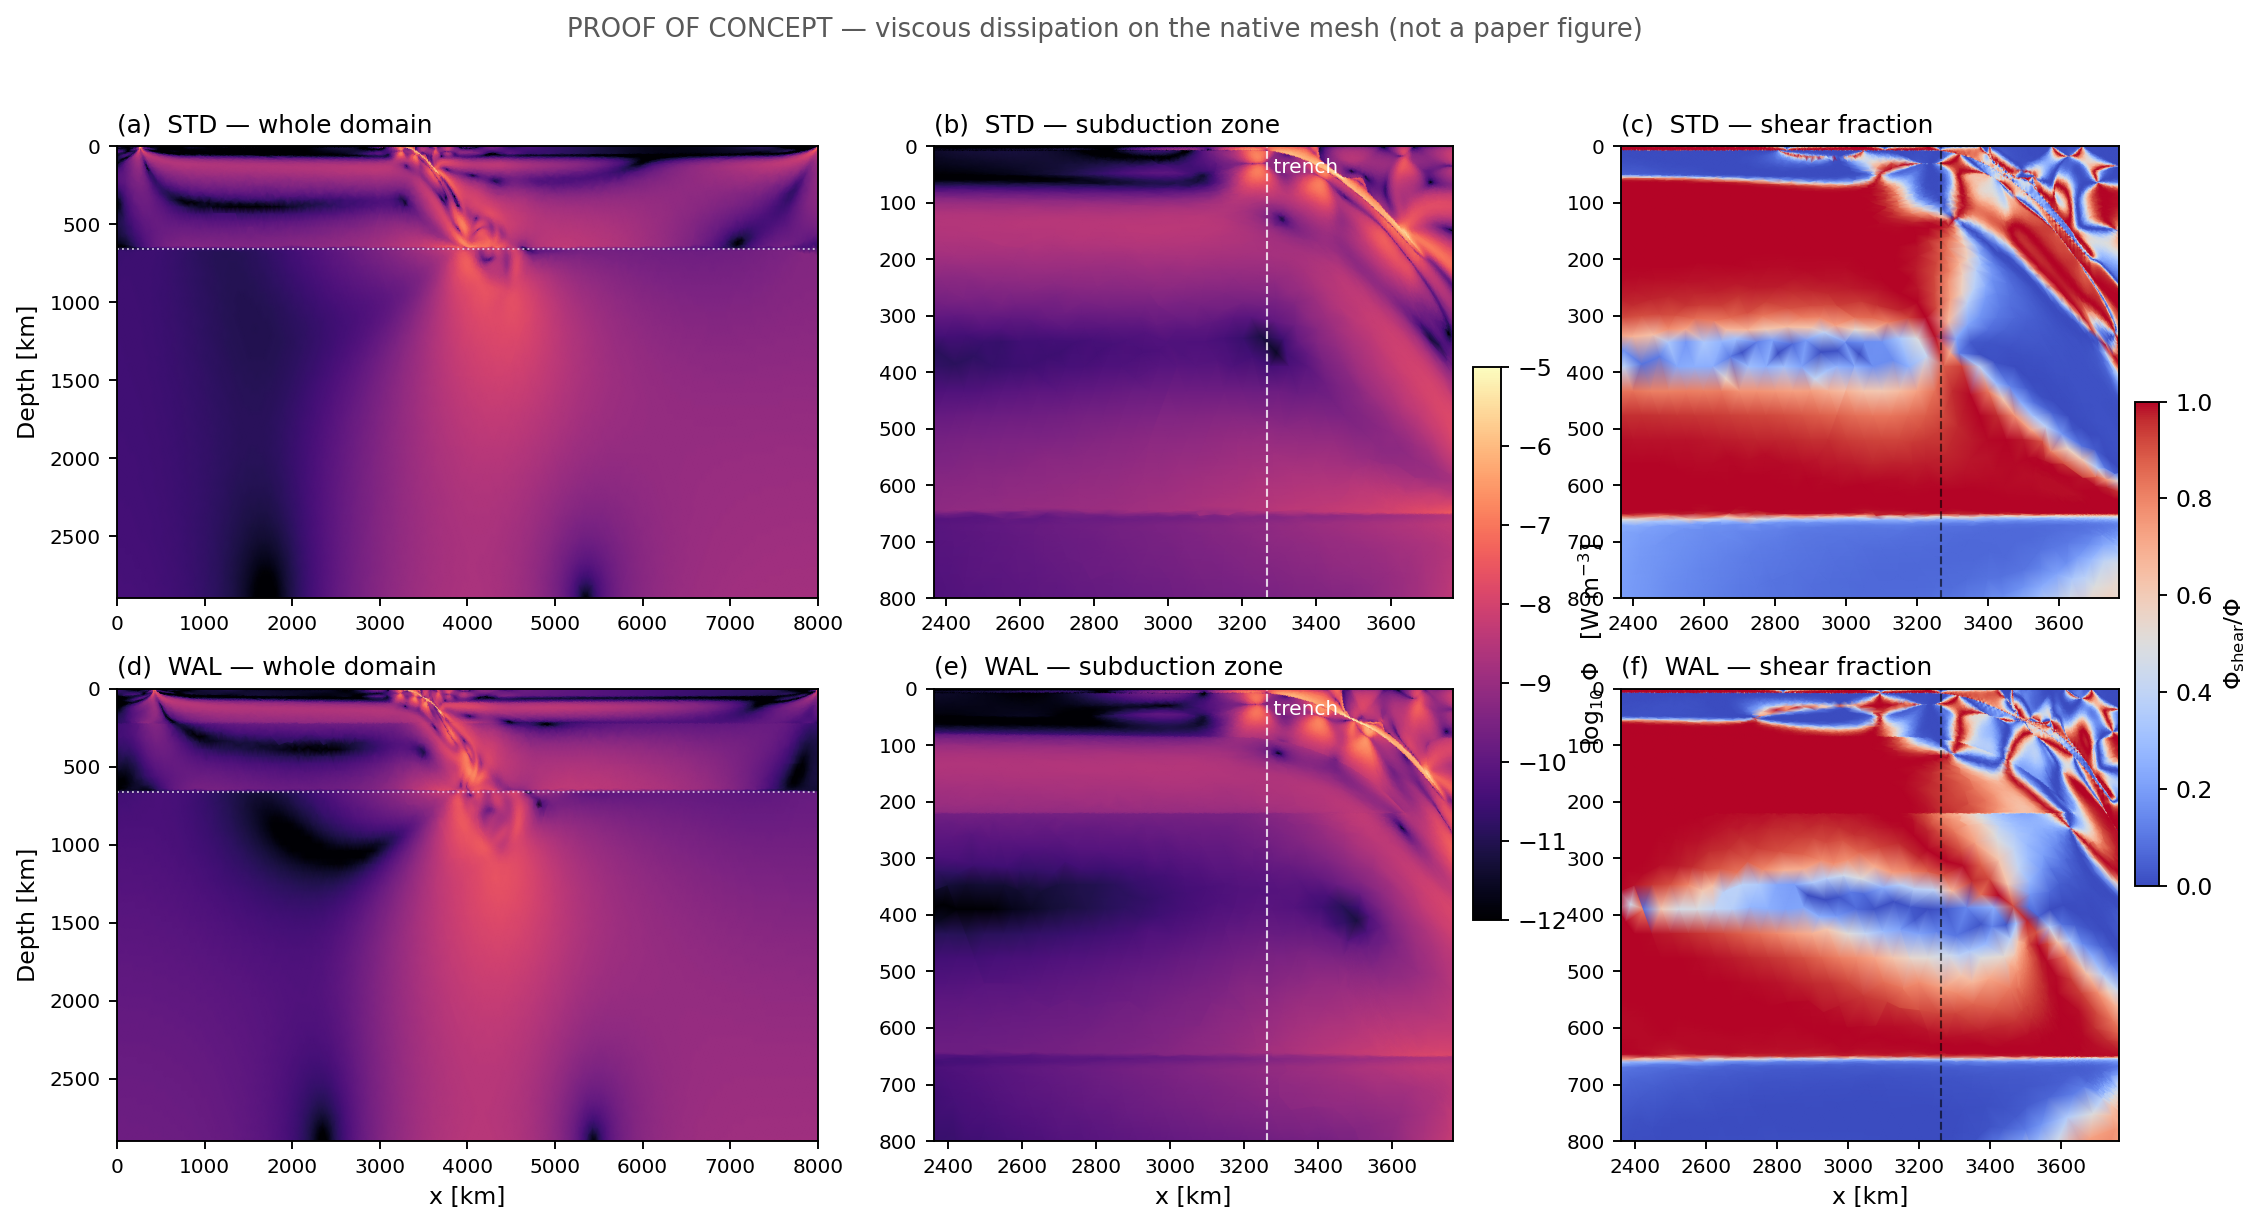

Write the Python code that produced this figure.
"""Where is the dissipation? Maps on the native triangulation.

⚠ PROOF OF CONCEPT, NOT A PAPER FIGURE. Writes beside itself.
Companion to energy_balance.py, which gives the integrals; this shows the
spatial distribution behind them.

Plotted with matplotlib's tripcolor on the mesh's OWN triangles, so
nothing is resampled -- the 0.47 km cells at the interface and the 63 km
cells in the deep mantle are each drawn at their own size.

Phi is formed AT THE POINTS (repo_context, "Integrating on the native VTK
mesh", trap 2) and shaded gouraud. Duplicated partition cells overdraw
harmlessly here; they only matter for integrals.

COLUMNS
  1  whole domain, log10 Phi -- the honest answer to "where does the
     energy go", which is: almost everywhere, weakly, plus a few bright
     threads.
  2  the subduction zone, same scale, so the reader can see that the
     bright threads are the interface and the slab.
  3  the SHEAR FRACTION Phi_shear / Phi, using the exact additive split
     Phi = (tau_xx^2 + tau_xz^2)/eta. Red = shear-dominated (channels,
     interface), blue = stretching-dominated (large-scale flow).
"""
import os, glob, warnings, logging
import numpy as np
import matplotlib
matplotlib.use('Agg')
import matplotlib.pyplot as plt
import matplotlib.tri as mtri
from matplotlib.colors import Normalize
import pyvista as pv
warnings.filterwarnings('ignore'); logging.disable(logging.ERROR)

HERE = os.path.dirname(os.path.abspath(__file__))
ROOT = os.path.dirname(os.path.dirname(HERE))
Y_SURF = 2_900_000.0
VMIN, VMAX = -12.0, -5.0        # log10 Phi [W/m^3], shared by both models


def load(key):
    v = pv.read(sorted(glob.glob(os.path.join(
        ROOT, 'data', f'{key}_RefModel', '*.pvtu')))[0])
    eta = np.asarray(v['NormalSP::Viscosity'])[:, 0]
    e = np.asarray(v['NormalSP::SecondInvariant_StrainRate'])
    st = np.asarray(v['NormalSP::Stress'])
    phi = 4.0 * eta * e ** 2
    phi_s = st[:, 1] ** 2 / eta
    tri = mtri.Triangulation(v.points[:, 0] / 1e3,
                             (Y_SURF - v.points[:, 1]) / 1e3,
                             v.cells_dict[5])
    # ⚠ x_T IS READ FROM THE COMMITTED CACHE, not re-picked here. A first
    # version took the global minimum of the free surface, which landed
    # ~290 km from the cached value: the fore-arc basin is deeper than the
    # trench in this model, so an unguarded global argmin finds the wrong
    # low. That is the trap ANALYSIS_CONVENTIONS §3.1 exists for, and it
    # catches throwaway scripts exactly as readily as real ones.
    cache = np.load(os.path.join(ROOT, 'notebooks', 'outputs',
                                 'column_profiles_deep.npz'))
    t = float(np.asarray(v['NormalSP::Time']).flat[0]) / 31557600.0 / 1e6
    i = int(np.argmin(np.abs(cache[f'{key}_t'] - t)))
    xT = float(cache[f'{key}_xT'][i]) / 1e3
    return tri, phi, phi_s, xT


fig, axes = plt.subplots(2, 3, figsize=(15.5, 7.6),
                         gridspec_kw={'width_ratios': [1.35, 1, 1]})
for r, key in enumerate(('STD', 'WAL')):
    tri, phi, phi_s, xT = load(key)
    lp = np.log10(np.maximum(phi, 1e-30))
    frac = np.clip(phi_s / np.maximum(phi, 1e-30), 0, 1)

    ax = axes[r, 0]
    im = ax.tripcolor(tri, lp, shading='gouraud', cmap='magma',
                      vmin=VMIN, vmax=VMAX, rasterized=True)
    ax.set_xlim(0, 8000); ax.set_ylim(2900, 0)
    ax.axhline(660, color='w', lw=0.8, ls=':', alpha=0.7)
    ax.set_title(f'({"ad"[r]})  {key} — whole domain', fontsize=10.5, loc='left')
    ax.set_ylabel('Depth [km]', fontsize=10)
    if r: ax.set_xlabel('x [km]', fontsize=10)

    ax = axes[r, 1]
    ax.tripcolor(tri, lp, shading='gouraud', cmap='magma',
                 vmin=VMIN, vmax=VMAX, rasterized=True)
    ax.set_xlim(xT - 900, xT + 500); ax.set_ylim(800, 0)
    ax.axvline(xT, color='w', lw=0.9, ls='--', alpha=0.8)
    ax.text(xT, 20, ' trench', color='w', fontsize=8.5, va='top')
    ax.set_title(f'({"be"[r]})  {key} — subduction zone', fontsize=10.5, loc='left')
    if r: ax.set_xlabel('x [km]', fontsize=10)

    ax = axes[r, 2]
    im2 = ax.tripcolor(tri, frac, shading='gouraud', cmap='coolwarm',
                       vmin=0, vmax=1, rasterized=True)
    ax.set_xlim(xT - 900, xT + 500); ax.set_ylim(800, 0)
    ax.axvline(xT, color='k', lw=0.9, ls='--', alpha=0.6)
    ax.set_title(f'({"cf"[r]})  {key} — shear fraction', fontsize=10.5, loc='left')
    if r: ax.set_xlabel('x [km]', fontsize=10)

    for ax in axes[r, :]:
        ax.set_facecolor('0.15')
        ax.tick_params(labelsize=8.5)

cb = fig.colorbar(im, ax=axes[:, :2], fraction=0.02, pad=0.015)
cb.set_label(r'$\log_{10}\,\Phi$   [W m$^{-3}$]', fontsize=10)
cb2 = fig.colorbar(im2, ax=axes[:, 2], fraction=0.045, pad=0.03)
cb2.set_label(r'$\Phi_{\rm shear}/\Phi$', fontsize=10)
fig.suptitle('PROOF OF CONCEPT — viscous dissipation on the native mesh '
             '(not a paper figure)', fontsize=11, color='0.35')
out = os.path.join(HERE, 'dissipation_maps.png')
fig.savefig(out, dpi=170, bbox_inches='tight')
print('written:', out)
